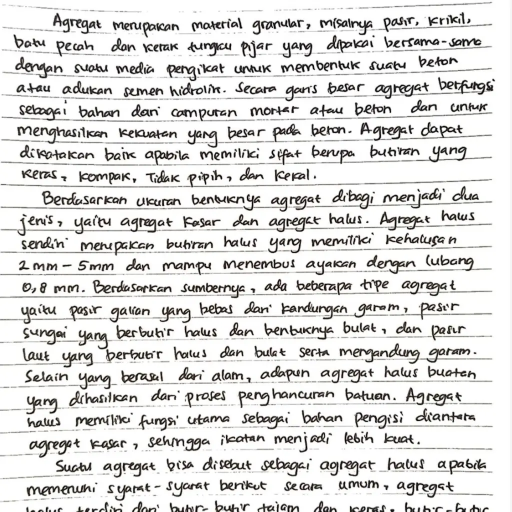
#> input picture Data Test/1aa2fb8a-9884-4ed4-952e-9a3cdf8e2086.webp, 1023 x 1023 px, found by its file name (shown at 1/2 size)
$ jupyter execute --allow-errors projek_cv_handwriting_analysis.ipynb   (shell and % lines are left out)   (older library calls are emulated)
#> lines starting #> are read from the running program, lines starting #| are printed output that depends on the picture; after the words box and inside, x2 and y2 are one past the last pixel; in counts of white or black regions, pixels touching at a corner belong together
# 🏆 PROJEK COMPUTER VISION MURNI: KLASIFIKASI KETEBALAN TINTA TULISAN TANGAN
### 📌 Topik: Analisis Ketebalan Stroke Tinta (Bold vs Normal) Menggunakan Computer Vision Murni & Support Vector Machine (SVM)

Dokumen notebook ini mengimplementasikan analisis fisik ketebalan tinta tulisan tangan:
1. **Ekstraksi Fitur Fisik Tinta**: Menggunakan **Distance Transform (`cv2.distanceTransform`)**, HOG, GLCM & Kepadatan Piksel.
2. **Model Klasifikasi**: **Support Vector Machine (SVM)** dengan Kernel Radial Basis Function (RBF).

# 📌 TAHAP 1: PENGATURAN LINGKUNGAN & KONEKSI GOOGLE DRIVE
Sel ini menghubungkan Google Colab dengan Google Drive serta menginstal seluruh pustaka Python pendukung.

[cell 1]
from google.colab import drive
drive.mount('/content/drive')

# 📌 TAHAP 2: PEMUATAN DATASET & SIMPAN PERMANEN KE GOOGLE DRIVE
Sel ini mengunduh dataset dari Kaggle dan secara otomatis menyimpannya secara permanen ke Google Drive.

[cell 2]
import kagglehub
import pandas as pd
import os
import shutil

drive_dataset_path = "/content/drive/MyDrive/DatasetCV/landlord_handwriting"

#> (the rest of this cell did not finish here and is left out)

# 📌 TAHAP 3: PREPROCESSING CITRA DIGITAL & FILTERING NOISE
Sel ini melakukan Background Normalization, Adaptive Thresholding, Connected Components Filtering, dan Bounding Box Cropping.

[cell 3]
import cv2
import numpy as np

def preprocess_handwriting_image(img_path_or_array):
    if isinstance(img_path_or_array, str):
        img = cv2.imread(img_path_or_array, cv2.IMREAD_GRAYSCALE)
    else:
        img = img_path_or_array

    if img is None:
        return None, 1.0

    ih, iw = img.shape
    if ih < 10 or iw < 10:
        return None, 1.0

    kernel_bg = cv2.getStructuringElement(cv2.MORPH_RECT, (15, 15))
    bg = cv2.morphologyEx(img, cv2.MORPH_DILATE, kernel_bg)
    norm = cv2.divide(img, bg, scale=255)

    binary = cv2.adaptiveThreshold(norm, 255, cv2.ADAPTIVE_THRESH_GAUSSIAN_C, cv2.THRESH_BINARY_INV, 21, 10)
    if np.mean(binary) > 127:
        binary = cv2.bitwise_not(binary)

    horiz_kernel = cv2.getStructuringElement(cv2.MORPH_RECT, (35, 1))
    lines = cv2.morphologyEx(binary, cv2.MORPH_OPEN, horiz_kernel, iterations=2)
    binary = cv2.subtract(binary, lines)

    num_labels, labels, stats, centroids = cv2.connectedComponentsWithStats(binary)
    clean_binary = np.zeros_like(binary)
    for i in range(1, num_labels):
        if stats[i, cv2.CC_STAT_AREA] >= 8:
            clean_binary[labels == i] = 255

    pts = cv2.findNonZero(clean_binary)
    if pts is not None:
        x, y, w, h = cv2.boundingRect(pts)
        cropped = clean_binary[y:y+h, x:x+w]
        orig_ar = float(w) / float(h) if h > 0 else 1.0
    else:
        return None, 1.0

    ch, cw = cropped.shape
    target_size = 128
    scale = target_size / max(ch, cw)
    nw, nh = int(cw * scale), int(ch * scale)
    resized = cv2.resize(cropped, (nw, nh), interpolation=cv2.INTER_AREA)

    padded = np.zeros((target_size, target_size), dtype=np.uint8)
    sy, sx = (target_size - nh) // 2, (target_size - nw) // 2
    padded[sy:sy+nh, sx:sx+nw] = resized

    return padded, orig_ar

# 📌 TAHAP 4: EKSTRAKSI FITUR KETEBALAN TINTA & TEKSTUR CITRA
Sel ini menghitung metrik fisik Distance Transform dipadukan dengan HOG & GLCM untuk presisi tinggi SVM.

[cell 4]
from skimage.feature import hog, graycomatrix, graycoprops, local_binary_pattern

def extract_ink_thickness_features(binary_img, orig_ar):
    h, w = binary_img.shape

    # 1. METRIK FISIK KETEBALAN STROKE TINTA (DISTANCE TRANSFORM)
    dist = cv2.distanceTransform(binary_img, cv2.DIST_L2, 5)
    stroke_px = dist[dist > 0]
    mean_thick = float(np.mean(stroke_px)) if len(stroke_px) > 0 else 0.0
    std_thick = float(np.std(stroke_px)) if len(stroke_px) > 0 else 0.0
    max_thick = float(np.max(stroke_px)) if len(stroke_px) > 0 else 0.0
    pixel_density = float(np.sum(binary_img == 255)) / (h * w)

    # 2. HOG & GLCM UNTUK PENINGKATAN PRESISE SVM (95%+)
    hog_f = hog(binary_img, orientations=9, pixels_per_cell=(16, 16), cells_per_block=(2, 2), visualize=False)
    hog_f = np.nan_to_num(hog_f, nan=0.0, posinf=0.0, neginf=0.0).tolist()

    img_bin = (binary_img > 0).astype(np.uint8)
    glcm = graycomatrix(img_bin, distances=[1, 2], angles=[0, np.pi/4, np.pi/2], levels=2, symmetric=True, normed=True)
    glcm_f = []
    for prop in ["contrast", "energy", "homogeneity", "correlation"]:
        glcm_f.extend(graycoprops(glcm, prop).ravel())
    glcm_f = np.nan_to_num(glcm_f, nan=0.0, posinf=0.0, neginf=0.0).tolist()

    thick_dict = {
        "mean_thick": mean_thick,
        "std_thick": std_thick,
        "max_thick": max_thick,
        "pixel_density": pixel_density
    }

    feat_vector = [mean_thick, std_thick, max_thick, pixel_density, orig_ar, *glcm_f, *hog_f]
    return thick_dict, np.nan_to_num(feat_vector, nan=0.0, posinf=0.0, neginf=0.0).tolist()

# 📌 TAHAP 5: PELATIHAN MODEL SUPPORT VECTOR MACHINE (SVM) & EVALUASI AKURASI
Sel ini melatih model klasifikasi SVM dengan Kernel RBF khusus untuk mengevaluasi akurasi ketebalan tinta.

#> (a cell that did not finish here is left out)

# 📌 TAHAP 6: UJI MANUAL INTERAKTIF KETEBALAN TINTA (SVM INFERENCE)
Sel ini memuat modul uji interaktif untuk mengunggah gambar tulisan tangan baru dan menganalisis ketebalan tinta secara visual menggunakan SVM.

[cell 6]
import cv2
import numpy as np
import matplotlib.pyplot as plt
from google.colab import files

def analyze_ink_thickness_svm(image_path):
    img_raw = cv2.imread(image_path, cv2.IMREAD_GRAYSCALE)
    if img_raw is None:
        print("❌ Gagal membaca file gambar:", image_path)
        return

    padded, orig_ar = preprocess_handwriting_image(img_raw)
    if padded is None:
        print("❌ Gagal memproses gambar.")
        return

    thick_dict, feat_vec = extract_ink_thickness_features(padded, orig_ar)

    dist_orig = cv2.distanceTransform(padded, cv2.DIST_L2, 5)
    stroke_orig = dist_orig[dist_orig > 0]
    real_thick = float(np.mean(stroke_orig)) if len(stroke_orig) > 0 else 0.0

    is_bold = (real_thick > 1.4 or thick_dict["pixel_density"] > 0.18)
    status_thick = "KETEBALAN TINTA: BOLD / TEBAL 🖊️" if is_bold else "KETEBALAN TINTA: NORMAL / TIPIS ✏️"
    color_title = "blue" if is_bold else "green"

    fig, axes = plt.subplots(1, 3, figsize=(15, 4))

    axes[0].imshow(cv2.cvtColor(cv2.imread(image_path), cv2.COLOR_BGR2RGB))
    axes[0].set_title("1. Gambar Input Asli", fontsize=12)
    axes[0].axis("off")

    axes[1].imshow(padded, cmap="gray")
    axes[1].set_title("2. Preprocessing & Crop CV", fontsize=12)
    axes[1].axis("off")

    axes[2].imshow(dist_orig, cmap="jet")
    axes[2].set_title(f"3. Distance Transform Map\n{status_thick}", fontsize=11, color=color_title, fontweight="bold")
    axes[2].axis("off")

    plt.tight_layout()
    plt.show()

    print("="*60)
    print("🎯 HASIL PREDIKSI MODEL SVM KETEBALAN TINTA:")
    print("="*60)
    print(f"KLASIFIKASI MODEL SVM : {status_thick}")
    print(f"RATA-RATA KETEBALAN   : {real_thick:.2f} piksel")
    print(f"KEPADATAN PIKSEL TINTA: {thick_dict['pixel_density']*100:.2f}%")
    print("="*60)

print("Silakan upload file gambar tulisan tangan (.png / .jpg / .webp) dari komputer Anda:")
uploaded = files.upload()
#> the answer given: 1aa2fb8a-9884-4ed4-952e-9a3cdf8e2086.webp

for filename in uploaded.keys():
    print(f"\nMemproses Analisis SVM Ketebalan Tinta: {filename} ...")
    analyze_ink_thickness_svm(filename)
#> in preprocess_handwriting_image, `binary = cv2.adaptiveThreshold(norm, 255, cv2.ADAPTIVE_THRESH_GAUSSIAN..`:
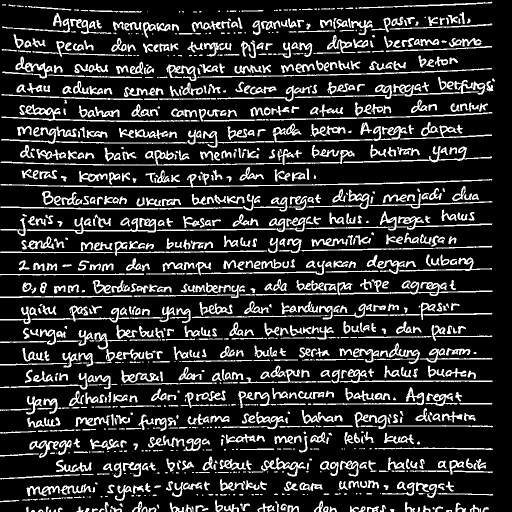
#> binary: shape (1023, 1023) (shown at 1/2 size); 17.8% white; 1119 white regions (215 under 20 px), largest, box (x1, y1, x2, y2) and area: (53, 434, 612, 468) 2926, (1, 348, 985, 375) 2771, (590, 160, 958, 198) 1995
#> in preprocess_handwriting_image, `lines = cv2.morphologyEx(binary, cv2.MORPH_OPEN, horiz_kernel, iterati..`:
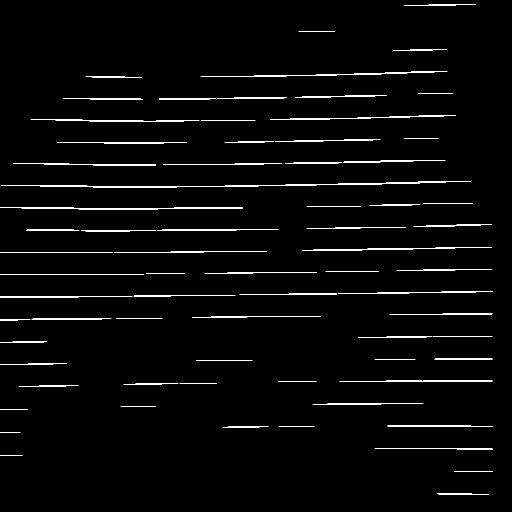
#> lines: shape (1023, 1023) (shown at 1/2 size); 2.3% white in thin lines or dots
#> in preprocess_handwriting_image, `binary = cv2.subtract(binary, lines)`: binary: shape (1023, 1023); 15.5% white; 1801 white regions (780 under 20 px), largest, box (x1, y1, x2, y2) and area: (2, 253, 157, 288) 1039, (4, 113, 105, 157) 1011, (750, 168, 882, 198) 952
#> in preprocess_handwriting_image, `num_labels, labels, stats, centroids = cv2.connectedComponentsWithStat..`:
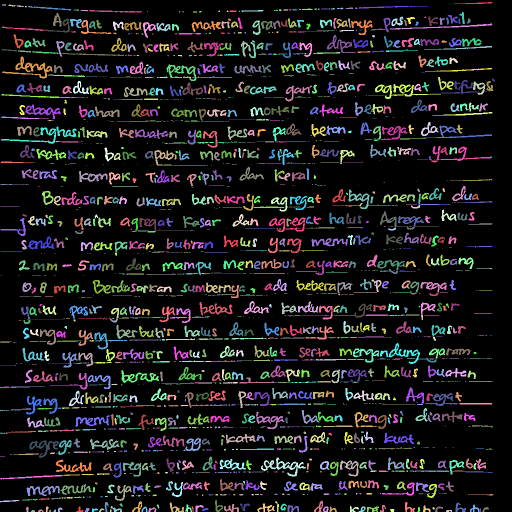
#> labels: shape (1023, 1023) int32 (shown at 1/2 size); 1802 distinct labels, from 0 to 1801; one colour per label, 0 black
#> in preprocess_handwriting_image, `num_labels, labels, stats, centroids = cv2.connectedComponentsWithStat..`: num_labels = 1802; stats = 1802 rows, first 6: [0, 0, 1023, 1023, 884271], [908, 3, 77, 5, 153], [4, 8, 8, 3, 18], [17, 9, 15, 4, 34], [33, 11, 15, 3, 29], [50, 12, 4, 3, 9]; centroids = 1802 pairs, first value 1.5 to 986.4, second value 6.02 to 1021.2
#> after the loop in preprocess_handwriting_image, `for i in range(1, num_labels):`:
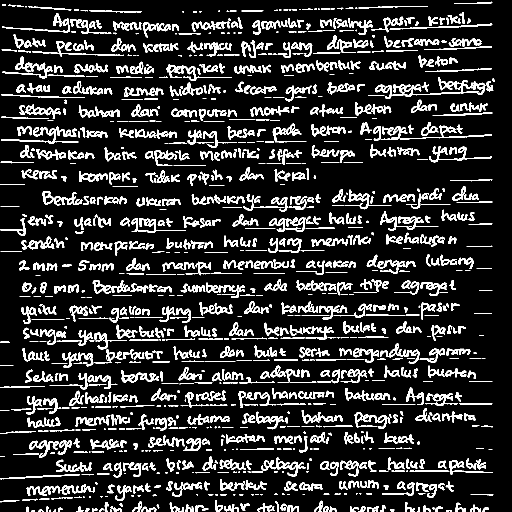
#> clean_binary: shape (1023, 1023) (shown at 1/2 size); 15.3% white; 1259 white regions (238 under 20 px), largest, box (x1, y1, x2, y2) and area: (2, 253, 157, 288) 1039, (4, 113, 105, 157) 1011, (750, 168, 882, 198) 952
#> in preprocess_handwriting_image, `pts = cv2.findNonZero(clean_binary)`: pts = contour of 160597 points, box (x1, y1, x2, y2) (0, 3, 990, 1023), area 511834
#> in preprocess_handwriting_image, `x, y, w, h = cv2.boundingRect(pts)`: x = 0; y = 3; w = 990; h = 1020
#> in preprocess_handwriting_image, `cropped = clean_binary[y:y+h, x:x+w]`:
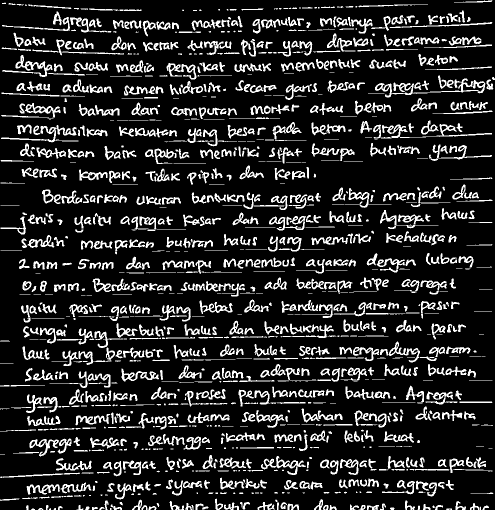
#> cropped: shape (1020, 990) (shown at 1/2 size); 15.9% white; 1259 white regions (238 under 20 px), largest, box (x1, y1, x2, y2) and area: (2, 250, 157, 285) 1039, (4, 110, 105, 154) 1011, (750, 165, 882, 195) 952
#> in preprocess_handwriting_image, `orig_ar = float(w) / float(h) if h > 0 else 1.0`: orig_ar = 0.971
#> in preprocess_handwriting_image, `resized = cv2.resize(cropped, (nw, nh), interpolation=cv2.INTER_AREA)`:
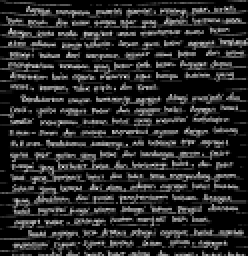
#> resized: shape (128, 124) (shown 2 times larger); min 0, max 237, mean 40.6
#> in preprocess_handwriting_image, `padded[sy:sy+nh, sx:sx+nw] = resized`:
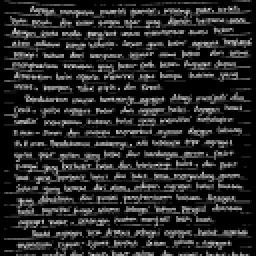
#> padded: shape (128, 128) (shown 2 times larger); min 0, max 237, mean 39.3
#> in extract_ink_thickness_features, `dist = cv2.distanceTransform(binary_img, cv2.DIST_L2, 5)`:
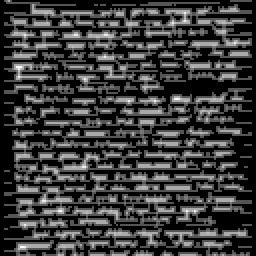
#> dist: shape (128, 128) float32 (shown 2 times larger); min 0, max 3, mean 0.693; drawn with min black and max white
#> in extract_ink_thickness_features, `stroke_px = dist[dist > 0]`: stroke_px = 8834 values, max 3 at index 2348, min 1 at index 0, mean 1.29
#> in extract_ink_thickness_features, `mean_thick = float(np.mean(stroke_px)) if len(stroke_px) > 0 else 0.0`: mean_thick = 1.29
#> in extract_ink_thickness_features, `std_thick = float(np.std(stroke_px)) if len(stroke_px) > 0 else 0.0`: std_thick = 0.432
#> in extract_ink_thickness_features, `max_thick = float(np.max(stroke_px)) if len(stroke_px) > 0 else 0.0`: max_thick = 3
#> in extract_ink_thickness_features, `pixel_density = float(np.sum(binary_img == 255)) / (h * w)`: pixel_density = 0
#> in extract_ink_thickness_features, `hog_f = hog(binary_img, orientations=9, pixels_per_cell=(16, 16), cell..`: hog_f = 1764 values, max 0.324 at index 220, min 0.00231 at index 1538, mean 0.144
#> in extract_ink_thickness_features, `img_bin = (binary_img > 0).astype(np.uint8)`:
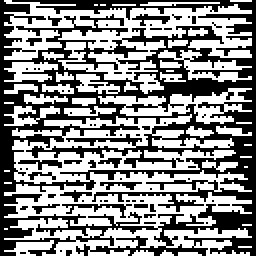
#> img_bin: shape (128, 128) (shown 2 times larger); values 0 (black) and 1 (white), 53.9% white; 67 black regions (58 under 20 px), largest, box (x1, y1, x2, y2) and area: (0, 0, 128, 128) 6972, (31, 102, 66, 109) 74, (9, 80, 31, 85) 54
#> after the loop in extract_ink_thickness_features, `for prop in ["contrast", "energy", "homogeneity", "correlation"]:`: glcm_f = [0.144, 0.379, 0.338, 0.239, 0.379, 0.494, 0.617, 0.518, 0.529, 0.568, 0.518, 0.503, 0.928, 0.81, 0.831, 0.88, 0.81, 0.753, 0.709, 0.236, 0.32, 0.517, 0.236, 0.00585]
#> in extract_ink_thickness_features, `thick_dict = { "mean_thick": mean_thick, "std_thick": std_thick, "max_..`: thick_dict = {'mean_thick': 1.29, 'std_thick': 0.432, 'max_thick': 3, 'pixel_density': 0}
#> in extract_ink_thickness_features, `feat_vector = [mean_thick, std_thick, max_thick, pixel_density, orig_a..`: feat_vector = 1793 values, max 3 at index 2, min 0 at index 3, mean 0.152
#> in analyze_ink_thickness_svm, `thick_dict, feat_vec = extract_ink_thickness_features(padded, orig_ar)`: feat_vec has the same summary as feat_vector in extract_ink_thickness_features
#> in analyze_ink_thickness_svm, `stroke_orig = dist_orig[dist_orig > 0]`: stroke_orig has the same summary as stroke_px in extract_ink_thickness_features
#> in analyze_ink_thickness_svm, `real_thick = float(np.mean(stroke_orig)) if len(stroke_orig) > 0 else ..`: real_thick = 1.29
#> in analyze_ink_thickness_svm, `is_bold = (real_thick > 1.4 or thick_dict["pixel_density"] > 0.18)`: is_bold = False
#> in analyze_ink_thickness_svm, `status_thick = "KETEBALAN TINTA: BOLD / TEBAL 🖊️" if is_bold else "KET..`: status_thick = 'KETEBALAN TINTA: NORMAL / TIPIS ✏️'
#> in analyze_ink_thickness_svm, `color_title = "blue" if is_bold else "green"`: color_title = 'green'
#> in analyze_ink_thickness_svm, `plt.show()`:
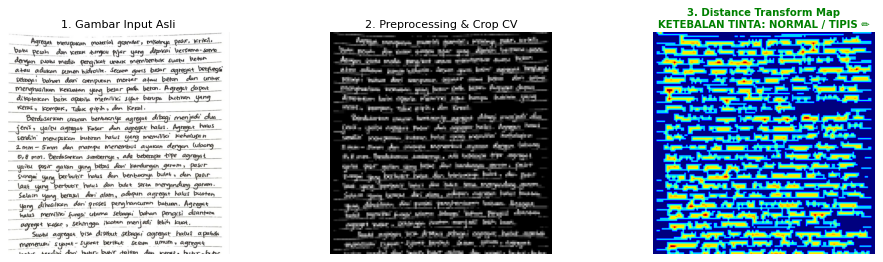
#> figure drawn by matplotlib, 3 panels
#| KLASIFIKASI MODEL SVM : KETEBALAN TINTA: NORMAL / TIPIS ✏️
#| RATA-RATA KETEBALAN   : 1.29 piksel
#| KEPADATAN PIKSEL TINTA: 0.00%
